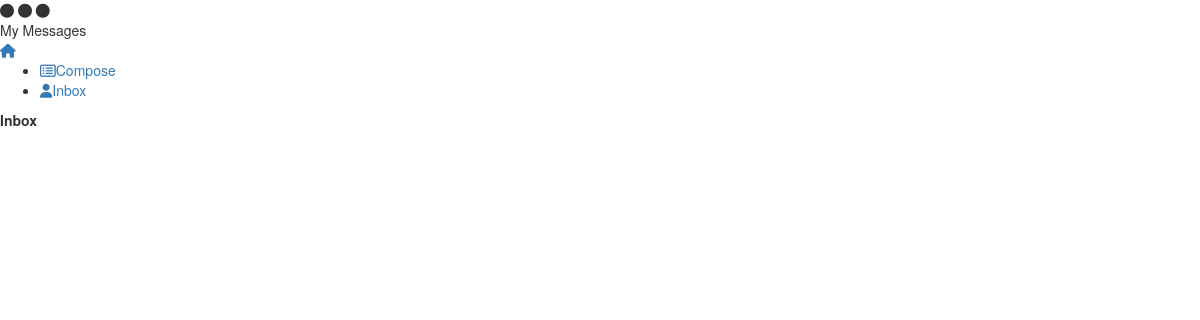
/mymsg/inbox/ (signed in), run on an earlier commit of the app's database.
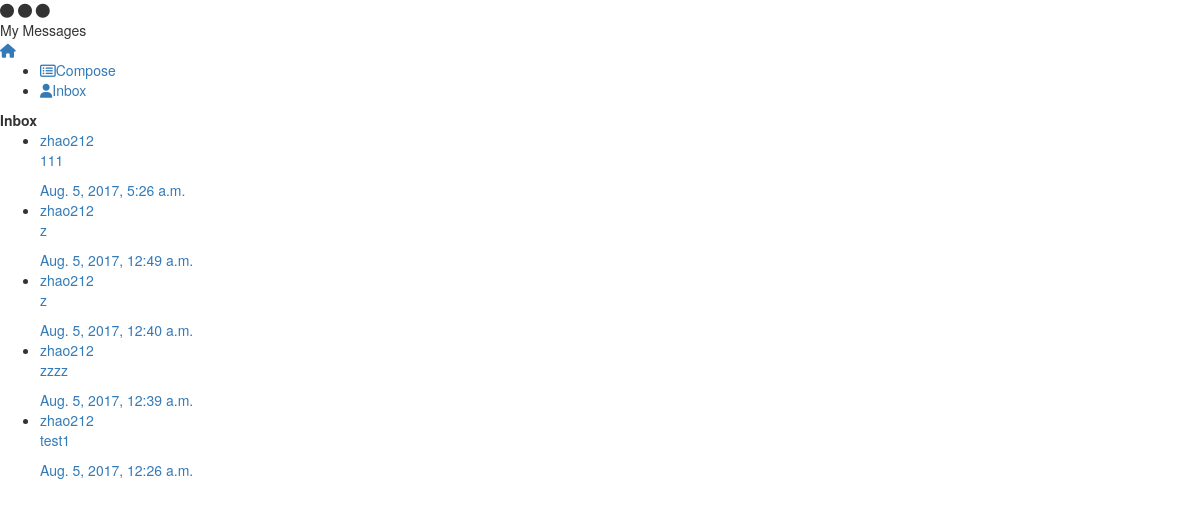
And on a later commit of the database.
### mymsg/models.py (models this page shows, shortened)
class msg(models.Model):
    sender = models.ForeignKey('auth.User')
    receiver = models.CharField(max_length=50, verbose_name="To")
    title = models.CharField(max_length=200, verbose_name="Subject")
    text = models.TextField(verbose_name="Content")
    sent_time = models.DateTimeField(default = timezone.now)
    is_read = models.BooleanField(default = False)

### mymsg/views.py (the view)
class msginbox(ListView,LoginRequiredMixin):
    login_url = '/login/'
    template_name = "mymsg/msgbox.html"
    model = msg
    def get_queryset(self):
        return msg.objects.filter(receiver=self.request.user).order_by('-sent_time')

### mymsg/templates/mymsg/msgbox.html (shortened to what this page needs)
<!DOCTYPE html>
{% load staticfiles %}
<html>
<head>
  <link rel="stylesheet" href="https://maxcdn.bootstrapcdn.com/bootstrap/3.3.7/css/bootstrap.min.css">
  <link rel="stylesheet" href="https://maxcdn.bootstrapcdn.com/bootstrap/3.3.7/css/bootstrap-theme.min.css">
  <link rel="stylesheet/less" href="{% static 'CSS/msg.less' %}">
</head>
<body>
  <div class="window-wrapper">
    <div class="window-title">
      <div class="dots">
      <i class="fa fa-circle"></i>
      <i class="fa fa-circle"></i>
      <i class="fa fa-circle"></i>
    </div>
    <div class="title">
        <span>My Messages</span>
      </div>
      <div class="expand"><a href="{% url 'home' %}">
        <i class="fa fa-home"></i></a>
      </div>
    </div>
    {% block content %}
    <div class="window-area">
      <div class="conversation-list">
        <ul class="">
          <li class="item"><a href="{% url 'mymsg:msgcompose'%}"><i class="fa fa-list-alt"></i><span>Compose</span></a></li>
          <li class="item active"><a href="{% url 'mymsg:msginbox'%}"><i class="fa fa-user"></i><span>Inbox</span></a></li>
        </ul>
      </div>
      <div class="chat-area">
        <div class="title"><b>Inbox</b></div>
        <div class="chat-list">
          <ul>
            {% for msg in msg_list %}
            <li class="me"><a   href="{% url 'mymsg:msgdetail' pk=msg.pk %}">
              <div class="name">
                <span class="">{{msg.sender}}</span>
              </div>
              <div class="message">
                {% if msg.is_read == False %}
                <p><span class="blue-label">{{msg.title}}</span></p>
                {%else%}
                <p>{{msg.title}}</p>
                {%endif%}
                <span class="msg-time">{{msg.sent_time}}</span>
              </div>
            </a>
          </li>
          {% endfor %}
        </ul>
      </div>
    </div>
    {% endblock %}
  </div>
</body>
</html>

What changed in the data, as far as the page shows it:
added msg: sender "zhao212", title "111", sent_time "Aug. 5, 2017, 5:26 a.m."
added msg: sender "zhao212", title "z", sent_time "Aug. 5, 2017, 12:49 a.m."
added msg: sender "zhao212", title "z", sent_time "Aug. 5, 2017, 12:40 a.m."
added msg: sender "zhao212", title "zzzz", sent_time "Aug. 5, 2017, 12:39 a.m."
added msg: sender "zhao212", title "test1", sent_time "Aug. 5, 2017, 12:26 a.m."
